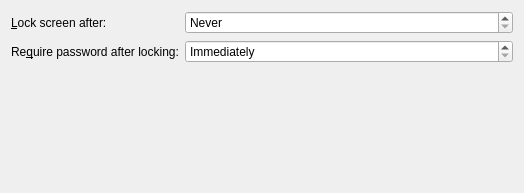
<?xml version="1.0" encoding="UTF-8"?>
<ui version="4.0">
 <class>ScreenLockerKcmForm</class>
 <widget class="QWidget" name="ScreenLockerKcmForm">
  <property name="geometry">
   <rect>
    <x>0</x>
    <y>0</y>
    <width>524</width>
    <height>193</height>
   </rect>
  </property>
  <property name="sizePolicy">
   <sizepolicy hsizetype="Preferred" vsizetype="Fixed">
    <horstretch>0</horstretch>
    <verstretch>0</verstretch>
   </sizepolicy>
  </property>
  <layout class="QFormLayout" name="formLayout">
   <property name="sizeConstraint">
    <enum>QLayout::SetMinimumSize</enum>
   </property>
   <property name="fieldGrowthPolicy">
    <enum>QFormLayout::ExpandingFieldsGrow</enum>
   </property>
   <item row="0" column="0">
    <widget class="QLabel" name="label">
     <property name="text">
      <string>&amp;Lock screen after:</string>
     </property>
     <property name="buddy">
      <cstring>kcfg_Timeout</cstring>
     </property>
    </widget>
   </item>
   <item row="0" column="1">
    <widget class="QSpinBox" name="kcfg_Timeout">
     <property name="sizePolicy">
      <sizepolicy hsizetype="MinimumExpanding" vsizetype="Fixed">
       <horstretch>0</horstretch>
       <verstretch>0</verstretch>
      </sizepolicy>
     </property>
     <property name="specialValueText">
      <string>Never</string>
     </property>
     <property name="suffix">
      <string> min</string>
     </property>
    </widget>
   </item>
   <item row="1" column="0">
    <widget class="QLabel" name="label_2">
     <property name="text">
      <string>Re&amp;quire password after locking:</string>
     </property>
     <property name="buddy">
      <cstring>kcfg_LockGrace</cstring>
     </property>
    </widget>
   </item>
   <item row="1" column="1">
    <widget class="QSpinBox" name="kcfg_LockGrace">
     <property name="sizePolicy">
      <sizepolicy hsizetype="MinimumExpanding" vsizetype="Fixed">
       <horstretch>0</horstretch>
       <verstretch>0</verstretch>
      </sizepolicy>
     </property>
     <property name="specialValueText">
      <string>Immediately</string>
     </property>
     <property name="suffix">
      <string> sec</string>
     </property>
     <property name="maximum">
      <number>300</number>
     </property>
     <property name="singleStep">
      <number>10</number>
     </property>
    </widget>
   </item>
  </layout>
 </widget>
 <resources/>
 <connections/>
</ui>
